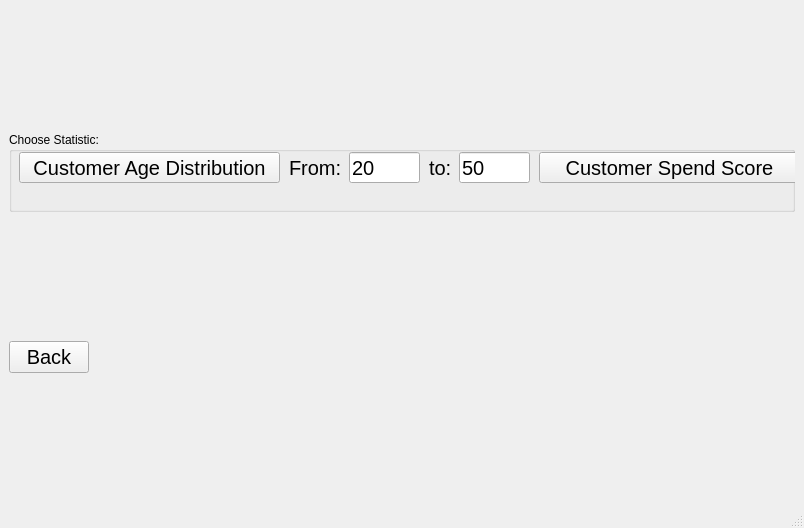
<?xml version="1.0" encoding="UTF-8"?>
<ui version="4.0">
 <class>MainWindow</class>
 <widget class="QMainWindow" name="MainWindow">
  <property name="geometry">
   <rect>
    <x>0</x>
    <y>0</y>
    <width>804</width>
    <height>528</height>
   </rect>
  </property>
  <property name="windowTitle">
   <string>MainWindow</string>
  </property>
  <widget class="QWidget" name="centralwidget">
   <layout class="QVBoxLayout" name="verticalLayout_2">
    <item>
     <layout class="QVBoxLayout" name="verticalLayout">
      <item>
       <widget class="QGroupBox" name="groupBox">
        <property name="maximumSize">
         <size>
          <width>16777215</width>
          <height>80</height>
         </size>
        </property>
        <property name="title">
         <string>Choose Statistic:</string>
        </property>
        <widget class="QPushButton" name="pushButtonCustomer">
         <property name="geometry">
          <rect>
           <x>10</x>
           <y>20</y>
           <width>261</width>
           <height>31</height>
          </rect>
         </property>
         <property name="font">
          <font>
           <pointsize>15</pointsize>
          </font>
         </property>
         <property name="text">
          <string>Customer Age Distribution</string>
         </property>
        </widget>
        <widget class="QLabel" name="label">
         <property name="geometry">
          <rect>
           <x>280</x>
           <y>20</y>
           <width>61</width>
           <height>31</height>
          </rect>
         </property>
         <property name="font">
          <font>
           <pointsize>15</pointsize>
          </font>
         </property>
         <property name="text">
          <string>From:</string>
         </property>
        </widget>
        <widget class="QLineEdit" name="lineEditFromAge">
         <property name="geometry">
          <rect>
           <x>340</x>
           <y>20</y>
           <width>71</width>
           <height>31</height>
          </rect>
         </property>
         <property name="font">
          <font>
           <pointsize>15</pointsize>
          </font>
         </property>
         <property name="text">
          <string>20</string>
         </property>
        </widget>
        <widget class="QLineEdit" name="lineEditToAge">
         <property name="geometry">
          <rect>
           <x>450</x>
           <y>20</y>
           <width>71</width>
           <height>31</height>
          </rect>
         </property>
         <property name="font">
          <font>
           <pointsize>15</pointsize>
          </font>
         </property>
         <property name="text">
          <string>50</string>
         </property>
        </widget>
        <widget class="QLabel" name="label_2">
         <property name="geometry">
          <rect>
           <x>420</x>
           <y>20</y>
           <width>31</width>
           <height>31</height>
          </rect>
         </property>
         <property name="font">
          <font>
           <pointsize>15</pointsize>
          </font>
         </property>
         <property name="text">
          <string>to:</string>
         </property>
        </widget>
        <widget class="QPushButton" name="pushButtonCustomerSpendScore">
         <property name="geometry">
          <rect>
           <x>530</x>
           <y>20</y>
           <width>261</width>
           <height>31</height>
          </rect>
         </property>
         <property name="font">
          <font>
           <pointsize>15</pointsize>
          </font>
         </property>
         <property name="text">
          <string>Customer Spend Score</string>
         </property>
        </widget>
       </widget>
      </item>
      <item>
       <layout class="QVBoxLayout" name="verticalLayoutPlot"/>
      </item>
     </layout>
    </item>
    <item>
     <widget class="QPushButton" name="pushButtonBack">
      <property name="maximumSize">
       <size>
        <width>80</width>
        <height>16777215</height>
       </size>
      </property>
      <property name="font">
       <font>
        <pointsize>15</pointsize>
       </font>
      </property>
      <property name="text">
       <string>Back</string>
      </property>
     </widget>
    </item>
   </layout>
  </widget>
  <widget class="QMenuBar" name="menubar">
   <property name="geometry">
    <rect>
     <x>0</x>
     <y>0</y>
     <width>804</width>
     <height>22</height>
    </rect>
   </property>
  </widget>
  <widget class="QStatusBar" name="statusbar"/>
 </widget>
 <resources/>
 <connections/>
</ui>
